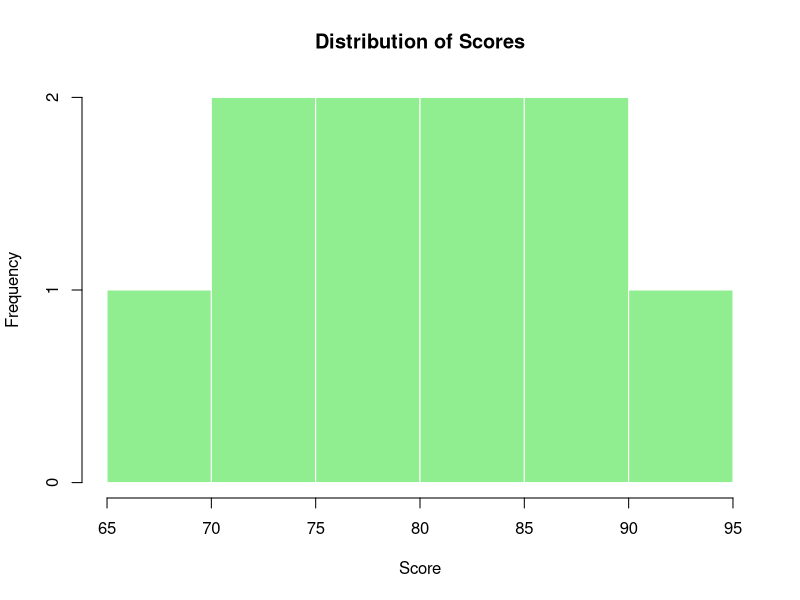
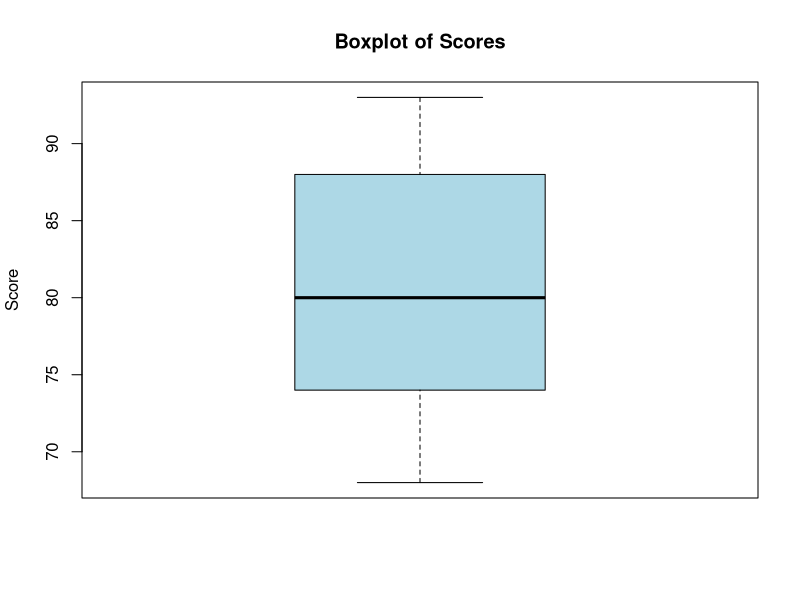
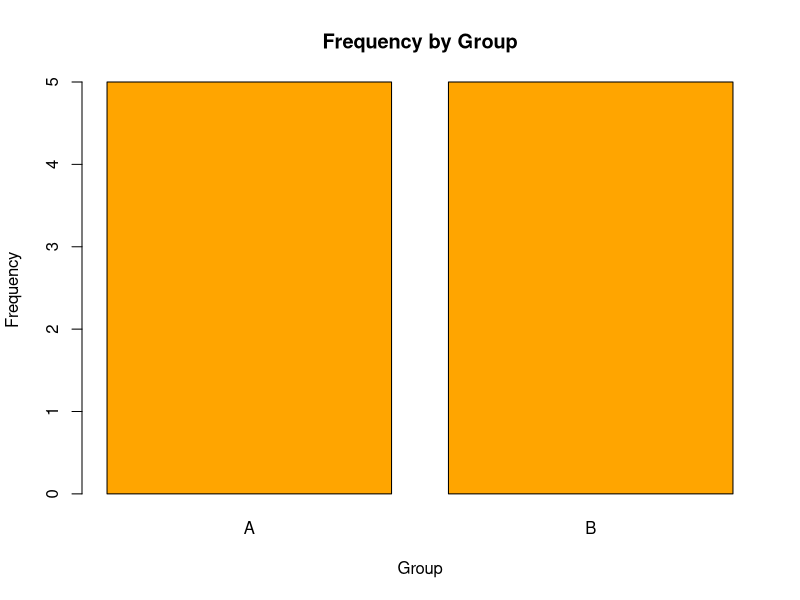

These charts were generated, in order, by the following R code:
# Example numeric and categorical variables
scores <- c(72, 85, 90, 68, 77, 93, 81, 74, 88, 79)
group <- factor(c("A", "B", "B", "A", "A", "B", "A", "B", "B", "A"))

# Numeric variable: summary statistics
mean(scores)
median(scores)
min(scores)
max(scores)
range(scores)
var(scores)
sd(scores)
quantile(scores)

# Interquartile range
IQR(scores)

# Frequency and proportion tables for a categorical variable
group_counts <- table(group)
group_counts
prop.table(group_counts)

# Histogram and boxplot for the numeric variable
hist(
  scores,
  main = "Distribution of Scores",
  xlab = "Score",
  col = "lightgreen",
  border = "white"
)

boxplot(scores, main = "Boxplot of Scores", ylab = "Score", col = "lightblue")

# Bar chart for the categorical variable
barplot(
  group_counts,
  main = "Frequency by Group",
  xlab = "Group",
  ylab = "Frequency",
  col = "orange"
)
